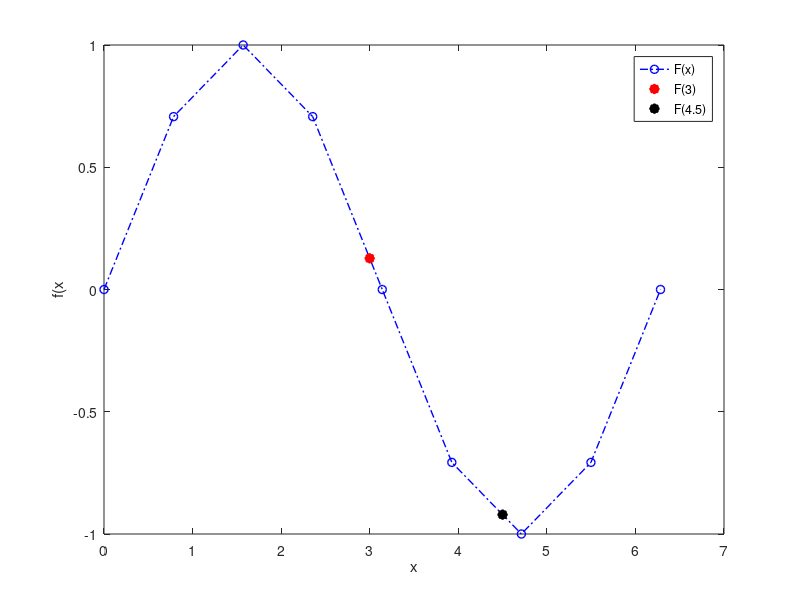

This figure's MATLAB source:
%Exercise 3
x = [0.00000 0.78540 1.57080 2.35619 3.14159 3.92699 4.71239 5.49779 6.28319];
fx = [0.00000 0.70711 1.00000 0.70711 0.00000 -0.70711 -1.00000 -0.70711 0.00000];

x1 = 3;
x2 = 4.5;

figure;
box on;
hold on;
y1 = interp1(x, fx, x1);
y2 = interp1(x, fx, x2);
plot(x, fx, 'b-.o', 'LineWidth', 1);
plot(x1, y1, 'r*', 'LineWidth',5);
plot(x2, y2, 'k*', 'LineWidth',5);
xlabel('x');
ylabel('f(x');
legend('F(x)', 'F(3)', 'F(4.5)');